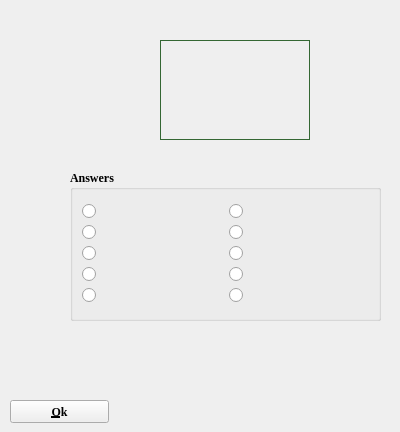
   <widget class="QWidget" name="quiz2PPage">
    <widget class="QGroupBox" name="group2PBox">
     <property name="geometry">
      <rect>
       <x>70</x>
       <y>170</y>
       <width>311</width>
       <height>151</height>
      </rect>
     </property>
     <property name="font">
      <font>
       <family>Georgia</family>
       <weight>75</weight>
       <bold>true</bold>
      </font>
     </property>
     <property name="title">
      <string>Answers</string>
     </property>
     <layout class="QVBoxLayout" name="verticalLayout_6">
      <item>
       <layout class="QGridLayout" name="gridLayout">
        <item row="4" column="0">
         <widget class="QRadioButton" name="quizOption2P5">
          <property name="font">
           <font>
            <family>Georgia</family>
            <weight>75</weight>
            <bold>true</bold>
           </font>
          </property>
          <property name="text">
           <string/>
          </property>
         </widget>
        </item>
        <item row="3" column="0">
         <widget class="QRadioButton" name="quizOption2P4">
          <property name="font">
           <font>
            <family>Georgia</family>
            <weight>75</weight>
            <bold>true</bold>
           </font>
          </property>
          <property name="text">
           <string/>
          </property>
         </widget>
        </item>
        <item row="1" column="0">
         <widget class="QRadioButton" name="quizOption2P2">
          <property name="font">
           <font>
            <family>Georgia</family>
            <weight>75</weight>
            <bold>true</bold>
           </font>
          </property>
          <property name="text">
           <string/>
          </property>
         </widget>
        </item>
        <item row="2" column="0">
         <widget class="QRadioButton" name="quizOption2P3">
          <property name="font">
           <font>
            <family>Georgia</family>
            <weight>75</weight>
            <bold>true</bold>
           </font>
          </property>
          <property name="text">
           <string/>
          </property>
         </widget>
        </item>
        <item row="0" column="0">
         <widget class="QRadioButton" name="quizOption2P1">
          <property name="font">
           <font>
            <family>Georgia</family>
            <weight>75</weight>
            <bold>true</bold>
           </font>
          </property>
          <property name="text">
           <string/>
          </property>
         </widget>
        </item>
        <item row="0" column="1">
         <widget class="QRadioButton" name="quizOption2P1_2">
          <property name="font">
           <font>
            <family>Georgia</family>
            <weight>75</weight>
            <bold>true</bold>
           </font>
          </property>
          <property name="text">
           <string/>
          </property>
         </widget>
        </item>
        <item row="1" column="1">
         <widget class="QRadioButton" name="quizOption2P2_2">
          <property name="font">
           <font>
            <family>Georgia</family>
            <weight>75</weight>
            <bold>true</bold>
           </font>
          </property>
          <property name="text">
           <string/>
          </property>
         </widget>
        </item>
        <item row="2" column="1">
         <widget class="QRadioButton" name="quizOption2P3_2">
          <property name="font">
           <font>
            <family>Georgia</family>
            <weight>75</weight>
            <bold>true</bold>
           </font>
          </property>
          <property name="text">
           <string/>
          </property>
         </widget>
        </item>
        <item row="3" column="1">
         <widget class="QRadioButton" name="quizOption2P4_2">
          <property name="font">
           <font>
            <family>Georgia</family>
            <weight>75</weight>
            <bold>true</bold>
           </font>
          </property>
          <property name="text">
           <string/>
          </property>
         </widget>
        </item>
        <item row="4" column="1">
         <widget class="QRadioButton" name="quizOption2P5_2">
          <property name="font">
           <font>
            <family>Georgia</family>
            <weight>75</weight>
            <bold>true</bold>
           </font>
          </property>
          <property name="text">
           <string/>
          </property>
         </widget>
        </item>
       </layout>
      </item>
     </layout>
    </widget>
    <widget class="QLabel" name="quizAnswer2PLabel">
     <property name="geometry">
      <rect>
       <x>20</x>
       <y>340</y>
       <width>371</width>
       <height>51</height>
      </rect>
     </property>
     <property name="font">
      <font>
       <family>Georgia</family>
       <pointsize>12</pointsize>
       <weight>75</weight>
       <bold>true</bold>
      </font>
     </property>
     <property name="text">
      <string/>
     </property>
    </widget>
    <widget class="QLabel" name="quiz2PLabel">
     <property name="geometry">
      <rect>
       <x>160</x>
       <y>40</y>
       <width>150</width>
       <height>100</height>
      </rect>
     </property>
     <property name="minimumSize">
      <size>
       <width>82</width>
       <height>100</height>
      </size>
     </property>
     <property name="maximumSize">
      <size>
       <width>254</width>
       <height>100</height>
      </size>
     </property>
     <property name="styleSheet">
      <string notr="true">    border-style: solid;
	border-color: #346733;
    border-width: 1px;</string>
     </property>
     <property name="text">
      <string/>
     </property>
    </widget>
    <widget class="QLabel" name="catQuiz2PLabel">
     <property name="geometry">
      <rect>
       <x>10</x>
       <y>0</y>
       <width>311</width>
       <height>21</height>
      </rect>
     </property>
     <property name="font">
      <font>
       <family>Georgia</family>
       <pointsize>16</pointsize>
       <weight>75</weight>
       <bold>true</bold>
      </font>
     </property>
     <property name="text">
      <string/>
     </property>
    </widget>
    <widget class="QPushButton" name="quizOk2PButton">
     <property name="geometry">
      <rect>
       <x>10</x>
       <y>400</y>
       <width>99</width>
       <height>23</height>
      </rect>
     </property>
     <property name="font">
      <font>
       <family>Georgia</family>
       <weight>75</weight>
       <bold>true</bold>
      </font>
     </property>
     <property name="text">
      <string>&amp;Ok</string>
     </property>
    </widget>
   </widget>
